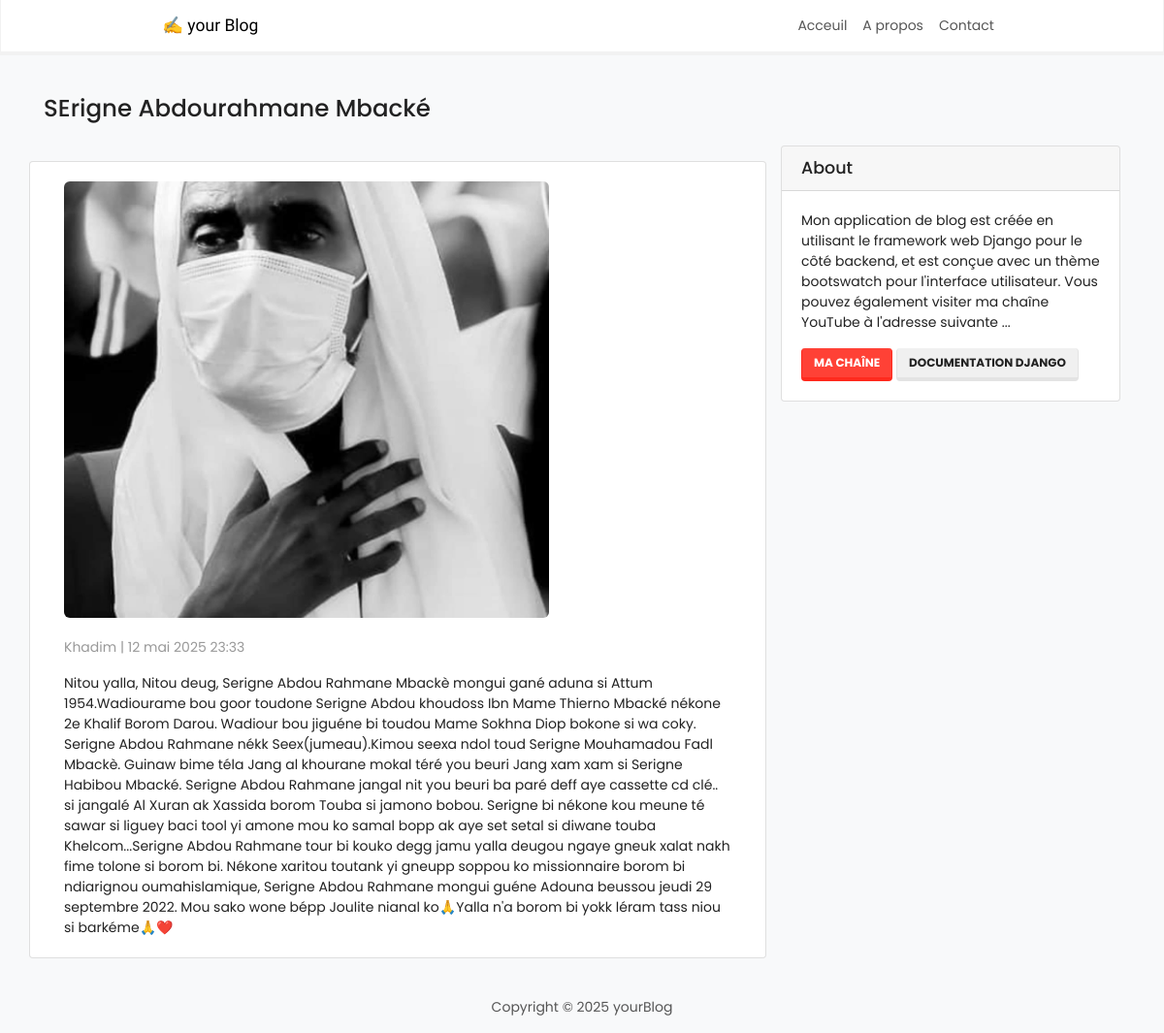
Screenshot of /Serigne_Abdourahmane/ with the database file from the repository.
### app/models.py (models this page shows, shortened)
class Post(models.Model):
    title = models.CharField(max_length=200, unique=True)
    slug = models.SlugField(max_length=200, unique_for_date='publish')
    author = models.ForeignKey(User, on_delete=models.CASCADE, related_name='blog_posts')
    publish = models.DateTimeField(auto_now_add=True)
    created = models.DateTimeField(auto_now=True)
    content = models.TextField()  # <-- Correction ici
    status = models.IntegerField(choices=STATUS, default=0)
    image = models.ImageField(upload_to='post_images/', blank=True, null=True)
    class Meta:
        ordering = ('-created',)

### app/views.py (the view)
# urls.py: path('<slug:slug>/', PostDetailView.as_view(), name='post_details'),  # Détail d’un article via slug
class PostDetailView(generic.DetailView):
    model = Post
    template_name = 'post_details.html'
    context_object_name = 'post'  # facultatif, plus lisible dans le template

### app/templates/post_details.html (shortened to what this page needs)
{% extends 'base.html' %}
{% block content %}
<header class="masthead">
    <div class="container">
        <div class="row">
            <div class="col-md-8 mt-3 left">
                <div class="site-heading">
                    <h3 class="site-heading my-4 mt-3 text-black"> {% block title %} {{ object.title }} {% endblock title %}</h3>
                </div>
            </div>
        </div>
    </div>
</header>
<div class="container">
  <div class="row">
    <div class="col-md-8 card mb-4  mt-3 left  top">
      <div class="card-body">
        {% if post.image %}
         <img src="{{ post.image.url }}" alt="{{ post.title }}" class="img-fluid" style="width: 500px; height: 450px; object-fit: cover;">
        {% endif %}
        <p class=" text-muted">{{ post.author }} | {{ post.created }}</p>
        <p class="card-text ">{{ object.content | safe }}</p>
      </div>
    </div>
    {% block sidebar %} {% include 'sidebar.html' %} {% endblock sidebar %}
  </div>
</div>
{% endblock content %}

### app/templates/base.html (style rules this page uses)
* { font-family: "Poppins", sans-serif; }
body { position: relative; background-color: #f8f9fa; }
img { border-radius: 6px; margin-bottom: 20px; height: 10px; }

### rows the page displays
Post: title "SErigne Abdourahmane Mbacké", image (picture), author "Khadim", created "12 mai 2025 23:33", content "Nitou yalla, Nitou deug, Serigne Abdou Rahmane Mbackè mongui gané aduna si Attum 1954.Wadiourame bou goor toudone Serigne Abdou khoudoss Ibn Mame Thierno Mbacké nékone 2e Khalif Borom Darou. Wadiour bou jiguéne bi toudou Mame Sokhna Diop bokone si wa coky. Serigne Abdou Rahmane nékk Seex(jumeau).Kimou seexa ndol toud Serigne Mouhamadou Fadl Mbackè. Guinaw bime téla Jang al khourane mokal téré you beuri Jang xam xam si Serigne Habibou Mbacké. Serigne Abdou Rahmane jangal nit you beuri ba paré deff aye cassette cd clé.. si jangalé Al Xuran ak Xassida borom Touba si jamono bobou. Serigne bi nékone kou meune té sawar si liguey baci tool yi amone mou ko samal bopp ak aye set setal si diwane…"
